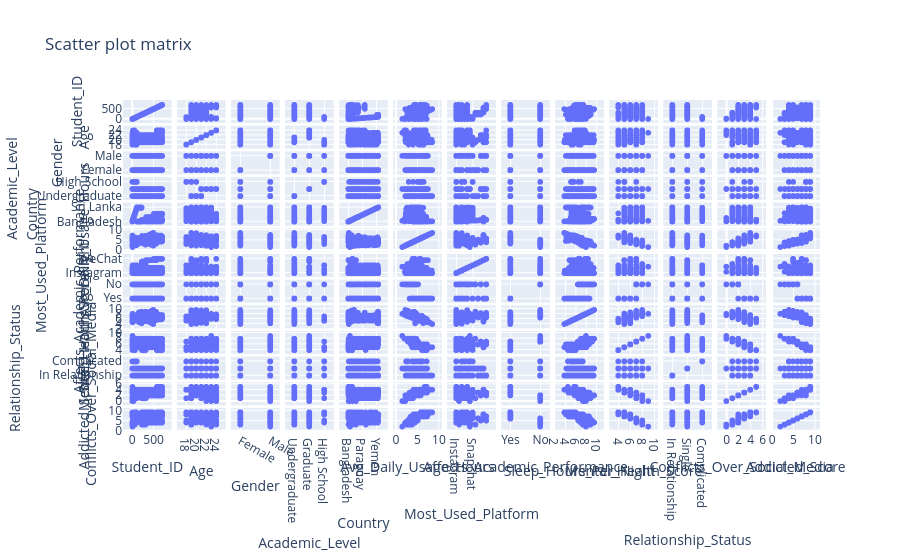

Write notebook code for a chart like this one.
### Code cell
fig = px.scatter_matrix(df, title='Scatter plot matrix')
fig.show()

### Figure 1 — Plotly figure (JSON) as saved in the notebook; plotly's stock layout.template omitted (floating-point values rounded to 4 significant figures; data arrays with more than 128 entries replaced by an {"elided": "..."} marker saying what was removed)
{"data": [{"dimensions": [{"axis": {"matches": true}, "label": "Student_ID", "values": {"elided": "705 int values"}}, {"axis": {"matches": true}, "label": "Age", "values": {"elided": "705 int values"}}, {"axis": {"matches": true}, "label": "Gender", "values": {"elided": "705 str values"}}, {"axis": {"matches": true}, "label": "Academic_Level", "values": {"elided": "705 str values"}}, {"axis": {"matches": true}, "label": "Country", "values": {"elided": "705 str values"}}, {"axis": {"matches": true}, "label": "Avg_Daily_Usage_Hours", "values": {"elided": "705 float values"}}, {"axis": {"matches": true}, "label": "Most_Used_Platform", "values": {"elided": "705 str values"}}, {"axis": {"matches": true}, "label": "Affects_Academic_Performance", "values": {"elided": "705 str values"}}, {"axis": {"matches": true}, "label": "Sleep_Hours_Per_Night", "values": {"elided": "705 float values"}}, {"axis": {"matches": true}, "label": "Mental_Health_Score", "values": {"elided": "705 int values"}}, {"axis": {"matches": true}, "label": "Relationship_Status", "values": {"elided": "705 str values"}}, {"axis": {"matches": true}, "label": "Conflicts_Over_Social_Media", "values": {"elided": "705 int values"}}, {"axis": {"matches": true}, "label": "Addicted_Score", "values": {"elided": "705 int values"}}], "hovertemplate": "%{xaxis.title.text}=%{x}<br>%{yaxis.title.text}=%{y}<extra></extra>", "legendgroup": "", "marker": {"color": "#636efa", "symbol": "circle"}, "name": "", "showlegend": false, "type": "splom"}], "layout": {"dragmode": "select", "legend": {"tracegroupgap": 0}, "title": {"text": "Scatter plot matrix"}}}
